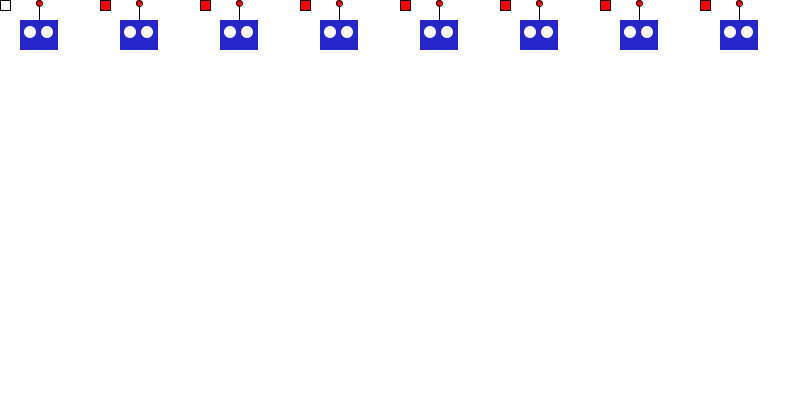
Frame 1 (no input)
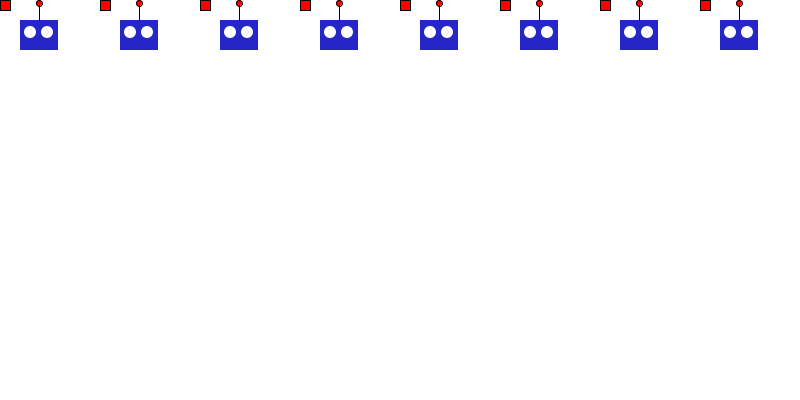
Frame 60 (the mouse pressed at the canvas centre just before this capture)
Frame 120 (the mouse held since frame 60 and released just before this capture): identical to frame 60, image omitted

The Processing sketch that drew these frames (run headless with seeded random() and noise(); from frame 60 on, the mouse is pressed at the canvas centre):

// Processing sketch: Translate_III
// ── Translate_III.pde

color bodycolor=color(38, 38, 200);


void setup() {
  size(800, 400);
}


void draw() {
  background(255);
  drawRobotHead();  
  pushMatrix();

  for (int i=0; i <10; i+=1) {
    translate(100, 0);
    drawRobotHead();
  }
  popMatrix();
}

void drawRobotHead() {
  rect(0, 0, 10, 10);
  noStroke();
  fill(bodycolor);
  rect(20, 20, 38, 30); // head
  fill(255);
  ellipse(30, 32, 12, 12); // left eye
  ellipse(47, 32, 12, 12); // right eye


  //----
  stroke(0);
  line(39, 0, 39, 20); //antenna
  fill(255, 0, 0);
  ellipse(39, 3, 6, 6); // antenna
}
